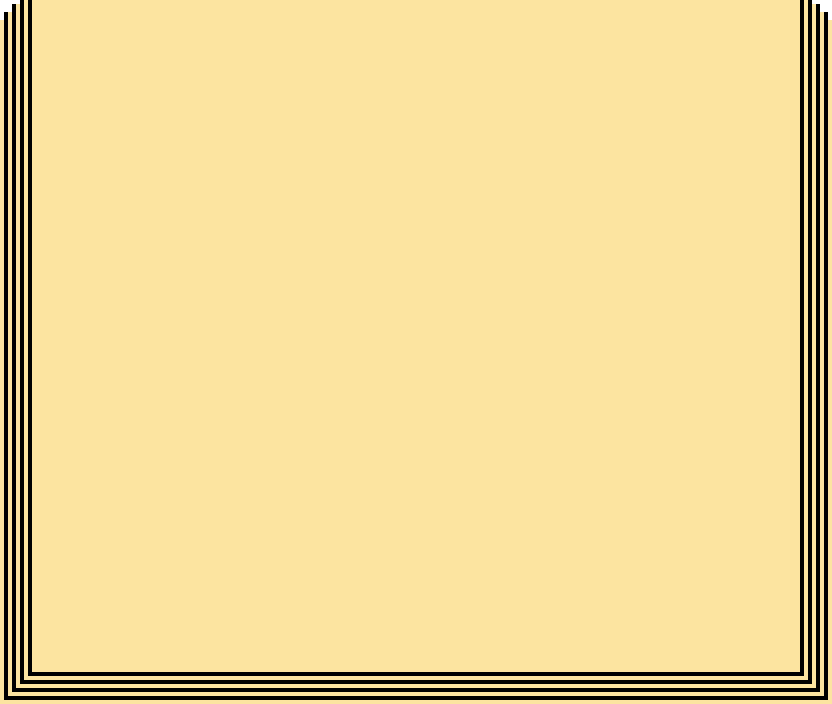
#> input picture ui/border_page.png, 832 x 704 px
$ python -i character.py   (imports and definitions only)
#> lines starting #> are read from the running program, lines starting #| are printed output that depends on the picture
from zipfile import ZipFile
from PIL import Image, ImageOps
import json, os, base64
from math import sqrt
from io import BytesIO

NES_palette = [ [124,124,124], [0,0,252], [0,0,188], [68,40,188], [148,0,132], [168,0,32], [168,16,0], [136,20,0], [80,48,0], [0,120,0], [0,104,0], [0,88,0], [0,64,88], [0,0,0], [0,0,0], [0,0,0], [188,188,188], [0,120,248], [0,88,248], [104,68,252], [216,0,204], [228,0,88], [248,56,0], [228,92,16], [172,124,0], [0,184,0], [0,168,0], [0,168,68], [0,136,136], [0,0,0], [0,0,0], [0,0,0], [248,248,248], [60,188,252], [104,136,252], [152,120,248], [248,120,248], [248,88,152], [248,120,88], [252,160,68], [248,184,0], [184,248,24], [88,216,84], [88,248,152], [0,232,216], [120,120,120], [0,0,0], [0,0,0], [252,252,252], [164,228,252], [184,184,248], [216,184,248], [248,184,248], [248,164,192], [240,208,176], [252,224,168], [248,216,120], [216,248,120], [184,248,184], [184,248,216], [0,252,252], [248,216,248], [0,0,0], [0,0,0] ]


def load_character_file(my_file):
    if os.path.splitext(my_file)[1] in ['.zip']:
        profile = unpack_character(my_file)
    if os.path.splitext(my_file)[1] in ['.png']:
        profile = image_to_character(my_file)
    return profile


def unpack_character_sheet(my_sheet):
    data = []
    data_img = list(my_sheet.getdata())
    data_img = [data_img[i:i+8] for i in range(0, len(data_img), 8)]
    for b in [data_img[i:i+8] for i in range(0, len(data_img), 8)]:
        byte_l, byte_r = [], []
        for line in b:
            l_bits = [(x&1) > 0 for x in line]
            byte_l.append('0b' + ''.join(['1' if x else '0' for x in l_bits]))
            r_bits = [(x&2) > 0 for x in line]
            byte_r.append('0b' + ''.join(['1' if x else '0' for x in r_bits]))
        data.extend([int(x, base=2) for x in byte_l])
        data.extend([int(x, base=2) for x in byte_r])
    return data


def colorDifference (pal1, pal2):
    return sqrt(sum([(c1 - c2)**2 for c1, c2 in zip(pal1, pal2)]))


def get_nearest_color (color, color_set):
    color = color[:3]
    diff_min = 99999
    target_color = 0
    for c in color_set:
        diff = colorDifference(color, c)
        if (diff < diff_min):
            diff_min = diff
            target_color = c
    return target_color


# [16 lines left out: function unpack_character, not called in this run]


def image_to_character(image_file):
    # this needs to be reworked a lot, too many lines
#> called with image_file = '../ui/border_page.png'
    my_img = Image.open(image_file).convert('P')

    file_name = os.path.basename(image_file.rsplit('.')[0])
    if ',' in file_name:
        cmds = [x for x in reversed(file_name.split(','))]
        my_name = cmds.pop()
        long = 'wide' in cmds or 'long' in cmds
    else:
        cmds = []
        my_name = file_name
        long = False

    print(my_name)
    print('Character Commands:', cmds)

    all_tiles, et_tiles = [], {}
    frame_data, frame_meta = [], []
    frame_ex, frame_ex_meta = [], []
    background_color = my_img.convert('RGB').getpixel((0,0))
#> background_color = (255, 255, 255)
    profile_image = Image.new('RGB', (32, 32), color=background_color)
#> profile_image: PIL image 32x32 RGB; every value is 255
    if long: profile_image.paste( my_img.crop((0,0, 24, 32)), (4,0) )
    else: profile_image.paste( my_img.crop((0,0, 16, 32)), (8,0) )
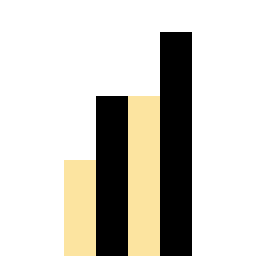
#> profile_image: PIL image 32x32 RGB (shown 8 times larger); mean R, G, B 206.8, 203.8, 195.3
    profile_image = ImageOps.scale(profile_image, 3, Image.NEAREST)
#> profile_image: PIL image 96x96 RGB

    def frame_compare(half, frame_data, frame_meta, et_tiles):
        id, id_flip = tuple(half.getdata()), tuple(list(half.getdata())[:-1])
        if all([x == 0 for x in id]):
            frame_data[-1].append(0xFB); frame_meta[-1].append(False); return
        if id_flip in et_tiles:
            id = id_flip; frame_meta[-1].append(True)
        else:
            frame_meta[-1].append(False)
        if id not in et_tiles:
            et_tiles[id] = len(et_tiles)
            all_tiles.append(half)
        index = et_tiles[id]
        frame_data[-1].append(index)

    # I don't think we need so much in TWO seperate sets of loops...
    # can probably combine these
    # I Wrote all this with a really poor understanding of image manipulation and numpy...
    frame_num = 12
    if long:
        for row_cnt, row in enumerate([my_img.crop((0, y, my_img.width, y + 32)) for y in range(0, my_img.height, 32)]):
            for spr in [row.crop((x, 0, x + 24, 32)) for x in range(0, my_img.width, 24)]:
                frame_data.append([]); frame_meta.append([]);
                for half in [spr.crop(p) for p in [(0,0,8,16), (0,16,8,32)] + [(8,0,16,16), (16,0,24,16), (8,16,16,32), (16,16,24,32)]]:
                    frame_compare(half, frame_data, frame_meta, et_tiles)
                frame_meta[-1] = frame_meta[-1][2:]
            if len(frame_data) < frame_num: continue
            elif len(frame_data) % frame_num > 0: raise ValueError('Incorrect number of frames')
            else: break
        row_cnt += 1
        my_img = my_img.crop((0, row_cnt*32, my_img.width, my_img.height))


    for row in [my_img.crop((0, y, my_img.width, y + 32)) for y in range(0, my_img.height, 32)]:
        for spr in [row.crop((x, 0, x + 16, 32)) for x in range(0, my_img.width, 16)]:
            frame_data.append([]); frame_meta.append([])
            for half in [spr.crop(p) for p in [(0,0,8,16), (8,0,16,16), (0,16,8,32), (8,16,16,32)]]:
                frame_compare(half, frame_data, frame_meta, et_tiles)
#> this loop made 22 passes
#> after the loop, frame_data = 1144 items, first 6: [0, 1, 2, 3], [2, 3, 3, 3], [251, 251, 251, 251], [251, 251, 251, 251], [251, 251, 251, 251], [251, 251, 251, 251]; frame_meta = 1144 items, first 6: [False, False, False, False], [False, False, False, False], [False, False, False, False], [False, False, False, False], [False, False, False, False], [False, False, False, False]

    main_sprites = frame_data[:(frame_num*2)]
#> main_sprites = 24 items, first 6: [0, 1, 2, 3], [2, 3, 3, 3], [251, 251, 251, 251], [251, 251, 251, 251], [251, 251, 251, 251], [251, 251, 251, 251]
    main_meta = frame_meta[:frame_num*2]
#> main_meta = 24 items, first 6: [False, False, False, False], [False, False, False, False], [False, False, False, False], [False, False, False, False], [False, False, False, False], [False, False, False, False]
    sheets, player_frames, used_sprites, uses_sheet = [], [], [], []
    for cnt, player_sheet in enumerate([main_sprites[i:i+frame_num] for i in range(0, len(main_sprites), frame_num)]):
        sheet_num = cnt*2
        while len(player_frames) < sheet_num + 1:
            used_sprites.append({}); player_frames.append([])
            sheets.append(Image.new('P', (8, 16*8*4)))
        for full_sprite in player_sheet:
            sprite_length = len([s for s in set(full_sprite) if s not in used_sprites[-1]])
            if sprite_length + len(used_sprites[-1]) >= 27:
                used_sprites.append({}); player_frames.append([])
                sheets.append(Image.new('P', (8, 16*8*4)))
            for s in full_sprite:
                if s == 0xFB:
                    continue
                if s not in used_sprites[-1]:
                    spr_pos = len(used_sprites[-1])
                    spr_pos = spr_pos + 4 if spr_pos >= 26 else spr_pos
                    position = (0, (spr_pos*16))
                    sheets[-1].paste(all_tiles[s], position)
                    used_sprites[-1][s] = len(used_sprites[-1])
            player_frames[-1].append([used_sprites[-1][s] if s != 0xfb else 0xfb for s in full_sprite])
            if len(player_frames[-1][-1]) == 6:
                frame_ex.append(player_frames[-1][-1][:2])
                player_frames[-1][-1] = player_frames[-1][-1][2:]
            uses_sheet.append(len(sheets) - 1)
#> this loop made 2 passes
#> (cnt, sheet_num) on passes 1 to 2: (0, 0), (1, 2)
#> after the loop, frame_ex = []; player_frames = 3 items; sheets = 3 items; used_sprites = 3 items; uses_sheet = [0, 0, 0, 0, 0, 0, 0, 0, 0, 0, 0, 0, 2, 2, 2, 2, 2, 2, 2, 2, 2, 2, 2, 2]
    while len(sheets) < sheet_num + 2:
        player_frames.append([])
        sheets.append(Image.new('P', (8, 16*8*4)))
#> this loop made 1 pass
#> after the loop, player_frames = 4 items; sheets = 4 items
    [sheet.putpalette([0,0,0,64,64,64,128,128,128,178,178,178]*64) for sheet in sheets]

    # select/victory sprites
    sub_sprites = frame_data[(frame_num*2):]
#> sub_sprites = 1120 items, first 6: [251, 251, 251, 251], [251, 251, 251, 251], [251, 251, 251, 251], [251, 251, 251, 251], [251, 251, 251, 251], [251, 251, 251, 251]
    sub_meta = frame_meta[(frame_num*2):]
#> sub_meta = 1120 items, first 6: [False, False, False, False], [False, False, False, False], [False, False, False, False], [False, False, False, False], [False, False, False, False], [False, False, False, False]
    bonus_sprites = []
    position = 0
    for sprite, meta in zip(sub_sprites, sub_meta):
        position = 0
        bonus_sprites.append(Image.new('P', (8, 64)))
        for s,m in zip(sprite, meta):
            my_tiles = Image.new('P', (8, 16)) if s == 0xfb else all_tiles[s]
            my_tiles = my_tiles if not m else ImageOps.mirror(my_tiles)
            bonus_sprites[-1].paste(my_tiles, (0, position))
            position += 16
        bonus_sprites[-1].putpalette([0,0,0,64,64,64,128,128,128,178,178,178]*64)
#> this loop made 1120 passes
#> after the loop, bonus_sprites = 1120 items

    my_pal = [x for x in my_img.palette.getdata()[1]][0:16]
#> my_pal = [252, 228, 160, 255, 0, 0, 0, 255, 255, 255, 255, 0, 0, 0, 0, 0]
    my_nes_pal = []
    if my_img.palette.mode == 'RGB':
        for p in range(0,12,3):
            p = my_pal[p:p+3]
            my_color = get_nearest_color (tuple(p), NES_palette)
            my_nes_pal.append(NES_palette.index(my_color))
    else:
        for p in range(0,16,4):
            p = my_pal[p:p+3]
            my_color = get_nearest_color (tuple(p), NES_palette)
            my_nes_pal.append(NES_palette.index(my_color))
#> this loop made 4 passes
#> (p, my_color) on passes 1, 3: ([252, 228, 160], [252, 224, 168]), ([255, 255, 255], [252, 252, 252])
#> my_color on passes 2, 4: [0, 0, 0], [0, 0, 0]
#> after the loop, my_nes_pal = [55, 13, 48, 13]

    profile = {
                'name': my_name,
                'player_frames': [item for sublist in player_frames for item in sublist],
                'palette': my_nes_pal,
                'sheet_num': uses_sheet,
                'meta_info': main_meta,
                'ex_frames': frame_ex,
                'ex_meta': frame_ex_meta,
                'carry': [256-12,256-4,14,6],
                **{x:False for x in CHAR_FLAGS}
            }

    while len(cmds):
        cmd = cmds.pop().lower()
        if cmd in CHAR_FLAGS:
            profile[cmd] = True
        if cmd in ['carry']:
            carry_info = []
            [carry_info.append((256 - int(cmds.pop())) % 256 ) for x in range(2)]
            [carry_info.append(min(abs(int(cmds.pop())), 16)) for x in range(2)]
            profile['carry'] = carry_info
#> after the loop, profile = 15 items

    profile['sheet_data'] = [unpack_character_sheet(x) for x in sheets]
    profile['extra_data'] = [unpack_character_sheet(x) for x in bonus_sprites]

    buffered = BytesIO()
    profile_image.save(buffered, format="PNG")
    profile['profile_image'] = base64.b64encode(buffered.getvalue())
    return profile

# internal order, mario peach toad luigi (imajin lina papa mama)
# select screen order (0 3 2 1) (not important)
# orderA = mario luigi peach toad (sprite framedata order)
# orderB = mario toad luigi peach (internal sheet graphics order, pal)
CHAR_ORDER, CHAR_ORDER_SELECT = [0, 3, 1, 2], [0, 1, 3, 2]
SHEET_NUMS = [0, 0x3c, 4, 0x80]
EYEFRAME_NUM = 0x3E

VICTORY_SPRITES = 0x30
VICTORY_MINI = 0x30

CHAR_FLAGS = {
    'stand': 0b1,
    'flutter': 0b100,
    'pwalk': 0b1000,
    'bjump': 0b10000,
    'smb1': 0b100000,
    'pound': 0b1000000,
    'wide': 0b10000000,
    }

# [124 lines left out: functions apply_characters_to_rom, write_names, write_palettes, paste_character_image, not called in this run]


def base64_to_bytesio(item):
    return BytesIO(base64.b64decode(item))

>>> result = load_character_file('../ui/border_page.png')
#> in load_character_file, `profile = image_to_character(my_file)`: profile = 18 items
#> result = 18 items
